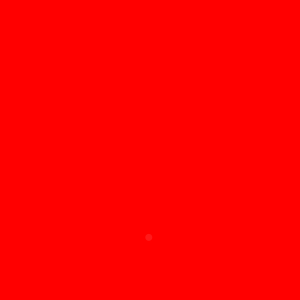
Frame 1 (no input)
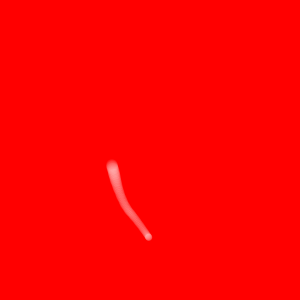
Frame 60 (the mouse pressed at the canvas centre just before this capture)
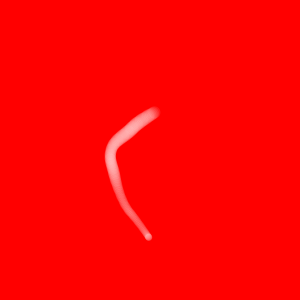
Frame 120 (the mouse held since frame 60 and released just before this capture)

The Processing sketch that drew these frames (run headless with seeded random() and noise(); from frame 60 on, the mouse is pressed at the canvas centre):

// Processing sketch: noise2
// ── noise2.pde
//Práctica 00: Calentando motores
//02
//noise()

//Taller "Identidad generativa con Processing"
//Imparte: Julián Pérez - info@julian-perez.com  
//Escuela de verano 2019 - Escuela de diseño Arte Diez - Madrid

float tx=1;
float ty=2;
float td=3;

void setup() {
  size(300, 300);
  background(#FF0000);
}

void draw() {
  noStroke();
  fill(255,25);
  float x = noise(tx);
  float y = noise(ty);
  float d = noise(td);
  x = map(x, 0, 1, 0, width);
  y = map(y, 0, 1, 0, height);
  d = map(d, 0, 1, 2, 20);
  ellipse(x, y, d, d);
  tx+=0.005;
  ty+=0.005;
  td+=0.01;
}
